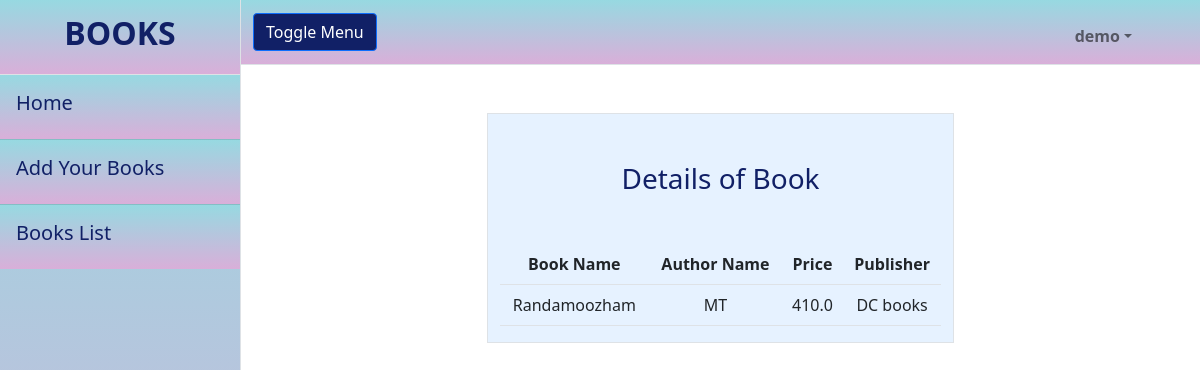
Screenshot of /bookapp/books/details/3 (signed in) with the database file from the repository.
### bookapp/models.py (models this page shows, shortened)
class Books(models.Model):
    book_name=models.CharField(max_length=120)
    author_name= models.CharField(max_length=120)
    price=models.FloatField()
    quantity=models.IntegerField()
    publisher=models.CharField(max_length=120)

### bookapp/views.py (the view)
# urls.py: path("books/details/<int:id>",views.BookDetailsView.as_view(),name="book-detail"),
@method_decorator(signin_required,name="dispatch")
class BookDetailsView(View):
    def get(self,request,*args,**kwargs):
        id=kwargs.get("id")
        book=Books.objects.get(id=id)
        return render(request,"book-detail.html",{"book":book})

### bookapp/templates/book-detail.html
{%extends 'base.html'%}
{%block body_block%}
<div class="container">
    <div class="row mt-5 text-center">
        <div class="col-3"></div>
        <div class="col-6 border" style="background-color: #e6f2ff">
            <h3 class="mt-5" style="color:#112066">Details of Book</h3>
            <table class="table mt-5">
                <tr>
                    <th>Book Name</th>
                    <th>Author Name</th>
                    <th>Price</th>
                    <th>Publisher</th>
                </tr>
                <tr>
                    <td>{{book.book_name}}</td>
                    <td>{{book.author_name}}</td>
                    <td>{{book.price}}</td>
                    <td>{{book.publisher}}</td>
                </tr>
            </table>
        </div>
        <div class="col-3"></div>
    </div>
</div>
{%endblock%}

### bookapp/templates/base.html (shortened to what this page needs)
<!DOCTYPE html>
{%load static%}
<html lang="en">
    <head>
        <link href="{%static 'css/styles.css'%}" rel="stylesheet" />
    </head>
    <body>
        <div class="d-flex" id="wrapper">
            <div class="border-end bg-white" id="sidebar-wrapper" style="background-color: #D9AFD9; background-image: linear-gradient(0deg, #D9AFD9 0%, #97D9E1 100%);">
                <div class="sidebar-heading border-bottom bg-light text-center" style="background-color: #D9AFD9; background-image: linear-gradient(0deg, #D9AFD9 0%, #97D9E1 100%);"><h2 style="color:#112066"><strong>BOOKS</strong></h2></div>
                <div class="list-group list-group-flush" style="background-color: #D9AFD9; background-image: linear-gradient(0deg, #D9AFD9 0%, #97D9E1 100%);" >
                    <a class="list-group-item list-group-item-action list-group-item-light p-3" href="{%url 'index'%}"><h5 style="color:#112066">Home</h5></a>
                    <a class="list-group-item list-group-item-action list-group-item-light p-3" href="{%url 'add-book' %}"><h5 style="color:#112066">Add Your Books</h5></a>
                    <a class="list-group-item list-group-item-action list-group-item-light p-3" href="{%url 'books-list'%}"><h5 style="color:#112066">Books List</h5></a>
                </div>
            </div>
            <div id="page-content-wrapper">
                <nav class="navbar navbar-expand-lg navbar-light  border-bottom" style="background-color: #D9AFD9; background-image: linear-gradient(0deg, #D9AFD9 0%, #97D9E1 100%);">
                    <div class="container-fluid">
                        <button class="btn btn-primary" id="sidebarToggle" style="background-color:#112066">Toggle Menu</button>
                        <div class="collapse navbar-collapse" id="navbarSupportedContent">
                            <ul class="navbar-nav ms-auto mt-2 me-5 mt-lg-2">
                                <li class="nav-item active" style="color:#112066"><a class="nav-link"  href="#"></a></li>
                                <li class="nav-item dropdown">
                                    <a class="nav-link dropdown-toggle" id="navbarDropdown" href="#" role="button" data-bs-toggle="dropdown" aria-haspopup="true" aria-expanded="false"><strong>{{request.user}}</strong></a>
                                </li>
                            </ul>
                        </div>
                    </div>
                </nav>
                <div class="container-fluid">
                    {%block body_block%}{%endblock%}
                </div>
            </div>
        </div>
    </body>
</html>

### bookapp/templates/base.html (style rules this page uses)
.list-group-item-light { background-color: #D9AFD9; background-image: linear-gradient(0deg, #D9AFD9 0%, #97D9E1 100%); }

### rows the page displays
Books: book_name "Randamoozham", author_name "MT", price "410.0", publisher "DC books"

### other values shown
{{ request.user }} "demo"
